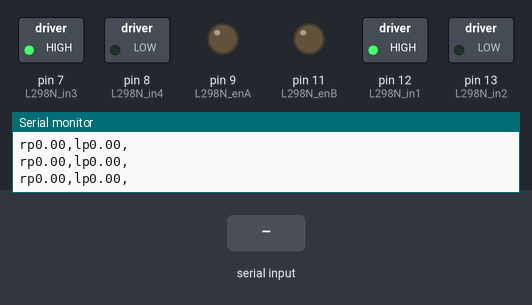
Simulated run of this sketch. Board: Arduino Uno, built with avr-gcc and run on an emulated ATmega328P. Shown: switched loads named in the sketch (green lamp = pin HIGH), output pins drawn as LEDs (lit = HIGH), the last lines printed to the serial monitor. Inputs (shaded band) come from the test bench.

Above: at 1.2 s.
1.3 s: "90,45\n" received over Serial
At 2.2 s:
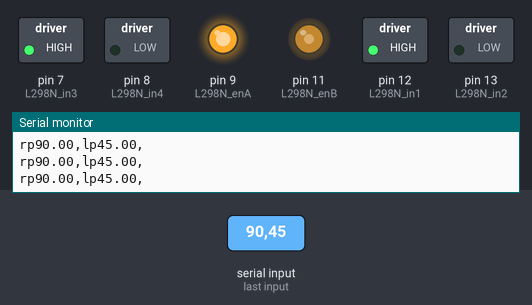
2.8 s: "30,150\n" received over Serial
At 3.4 s:
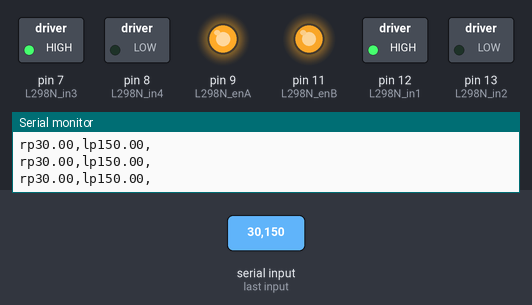
Timing chart, 0 to 5.8 s (numbered marks = the images above; inputs shaded):
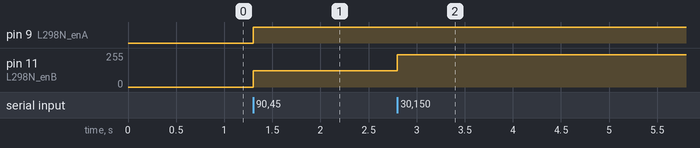

Measured:
- after the input at 1.3 s, pin 9 (L298N_enA): LOW → HIGH at once; pin 11 (L298N_enB): 0/255 → 123/255 at once
- after the input at 2.8 s, pin 11 (L298N_enB): 123/255 → 241/255 at once

The sketch:

robot_control.ino
```cpp
#include <Arduino.h>

// L298N H-Bridge Connection PINs
#define L298N_enA 9  // PWM
#define L298N_enB 11 // PWM
#define L298N_in4 8  // Dir Motor B
#define L298N_in3 7  // Dir Motor B
#define L298N_in2 13 // Dir Motor A
#define L298N_in1 12 // Dir Motor A

// Control variables
double right_wheel_cmd_vel = 0.0; // rad/s
double left_wheel_cmd_vel = 0.0;  // rad/s
double right_wheel_cmd = 0.0;     // 0-255
double left_wheel_cmd = 0.0;      // 0-255

// Timing
unsigned long last_millis = 0;
const unsigned long interval = 100;

void setup() {
  // Init L298N H-Bridge Connection PINs
  pinMode(L298N_enA, OUTPUT);
  pinMode(L298N_enB, OUTPUT);
  pinMode(L298N_in1, OUTPUT);
  pinMode(L298N_in2, OUTPUT);
  pinMode(L298N_in3, OUTPUT);
  pinMode(L298N_in4, OUTPUT);

  // Set initial Motor Rotation Direction
  digitalWrite(L298N_in1, HIGH);
  digitalWrite(L298N_in2, LOW);
  digitalWrite(L298N_in3, HIGH);
  digitalWrite(L298N_in4, LOW);

  Serial.begin(115200);
}

void loop() {
  // Read and Interpret Wheel Velocity Commands
  if (Serial.available()) {
    String command = Serial.readStringUntil('\n');
    parseCommand(command);
  }

  // Update motor commands
  unsigned long current_millis = millis();
  if (current_millis - last_millis >= interval) {
    updateMotorCommands();
    last_millis = current_millis;
  }
}

void parseCommand(String command) {
  int commaIndex = command.indexOf(',');
  if (commaIndex != -1) {
    right_wheel_cmd_vel = command.substring(0, commaIndex).toFloat();
    left_wheel_cmd_vel = command.substring(commaIndex + 1).toFloat();
  }
}

void updateMotorCommands() {
  // Simple mapping from rad/s to PWM values (0-255)
  // You may need to adjust these mappings based on your motor specifications
  right_wheel_cmd = map(abs(right_wheel_cmd_vel * 100), 0, 1000, 0, 255);
  left_wheel_cmd = map(abs(left_wheel_cmd_vel * 100), 0, 1000, 0, 255);

  // Set direction
  digitalWrite(L298N_in1, right_wheel_cmd_vel >= 0 ? HIGH : LOW);
  digitalWrite(L298N_in2, right_wheel_cmd_vel >= 0 ? LOW : HIGH);
  digitalWrite(L298N_in3, left_wheel_cmd_vel >= 0 ? HIGH : LOW);
  digitalWrite(L298N_in4, left_wheel_cmd_vel >= 0 ? LOW : HIGH);

  // Set speed
  analogWrite(L298N_enA, right_wheel_cmd);
  analogWrite(L298N_enB, left_wheel_cmd);

  // Send feedback (estimated velocities based on commands)
  String feedback = "r" + String(right_wheel_cmd_vel >= 0 ? "p" : "n") + String(abs(right_wheel_cmd_vel), 2) +
                    ",l" + String(left_wheel_cmd_vel >= 0 ? "p" : "n") + String(abs(left_wheel_cmd_vel), 2) + ",";
  Serial.println(feedback);
}
```
